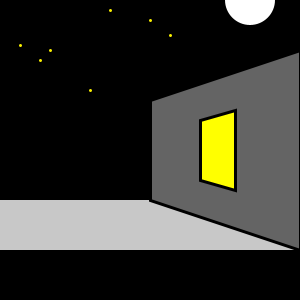
Frame 1 (no input)
Frame 60 (the mouse pressed at the canvas centre just before this capture): identical to frame 1, image omitted
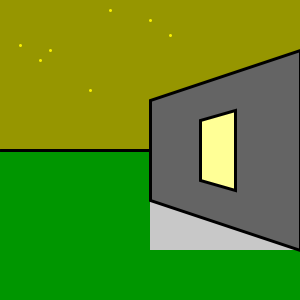
Frame 120 (the mouse held since frame 60 and released just before this capture)

The Processing sketch that drew these frames (run headless with seeded random() and noise(); from frame 60 on, the mouse is pressed at the canvas centre):

// Processing sketch: processing_35410
// ── processing_35410.pde

void setup () {
  size(300, 300);
}


void draw() {
  
  //this controls the sky
  noStroke();
  fill(mouseX, mouseX, 0); 
  rect(0, 0, 300, 150);
  
  //this controls the moon
  fill(255, 255, 255);
  ellipse(250, mouseX, 50, 50);
  
  //this controls the ground
  noStroke();
  fill(0, mouseX, 0);
  rect(0,150,300,150);
  
  //this controls the shadow of the wall
  noStroke();
  fill(200);
  quad(150, 200, mouseX, 200, mouseX, 250, 300, 250);
  
  //this controls the horizon line
  stroke(0);
  strokeWeight(3);
  line(0, 150, width, 150);
  
  //this controls the wall
  fill(100);
  quad(150, 100, 150, 200, 300, 250, 300, 50);
  
  //this controls the window
  fill(255,255,mouseX);
  quad(200,120,200,180,235,190,235,110);
  
  //this controls the stars
  stroke(250,240,0);
  point(50,50);
  point(40,60);
  point(20,45);
  point(150,20);
  point(170,35);
  point(110,10);
  point(90,90);
}
